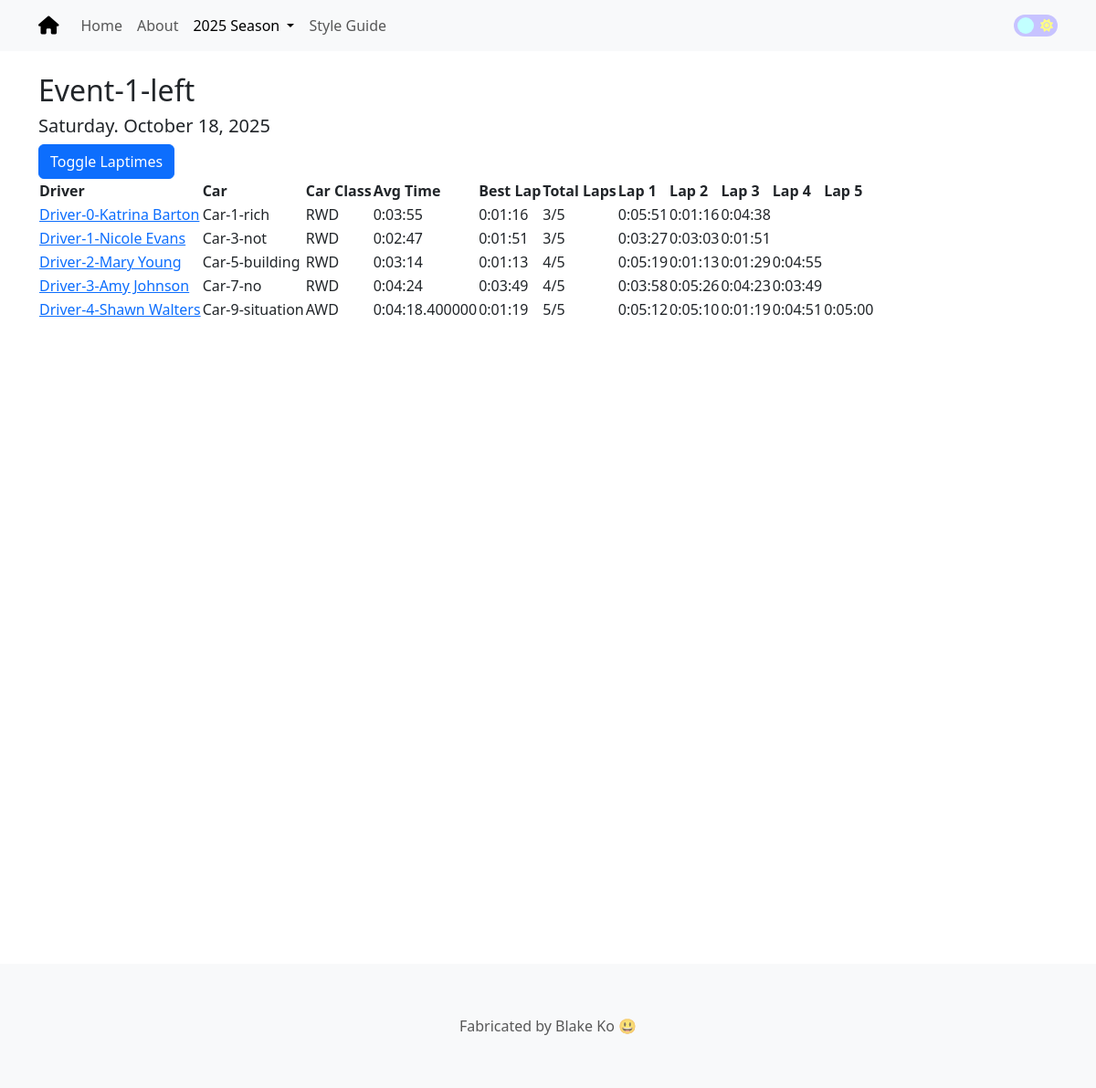
The page /event/2025/2 on the database its author committed.
### app/models.py (models this page shows, shortened)
class Event(db.Model):
    id:             so.Mapped[int] = so.mapped_column(primary_key=True)
    event_name:     so.Mapped[str] = so.mapped_column(sa.String(64), index=True, unique=True)
    event_date:     so.Mapped[datetime.date] = so.mapped_column(sa.Date, index=True)
    event_type_id:  so.Mapped[int] = so.mapped_column(sa.ForeignKey('event_type.id'), index=True)
    season_id:      so.Mapped[int] = so.mapped_column(sa.ForeignKey('season.id'), index=True)
    event_type:     so.Mapped["EventType"] = so.relationship("EventType", back_populates="events")
    season:         so.Mapped["Season"] = so.relationship("Season", back_populates="events")
    driver_events:  so.Mapped[list["DriverEvent"]] = so.relationship("DriverEvent", back_populates="event")

class DriverEvent(db.Model):
    __table_args__ = (sa.UniqueConstraint('driver_id', 'event_id', 'car_id', name='unique_driver_event'),)
    id:         so.Mapped[int] = so.mapped_column(primary_key=True)
    driver_id:  so.Mapped[int] = so.mapped_column(sa.ForeignKey('driver.id'), index=True)
    event_id:   so.Mapped[int] = so.mapped_column(sa.ForeignKey('event.id'), index=True)
    car_id:     so.Mapped[int] = so.mapped_column(sa.ForeignKey('car.id'), index=True)
    driver:     so.Mapped["Driver"] = so.relationship("Driver", back_populates="driver_events")
    event:      so.Mapped["Event"] = so.relationship("Event", back_populates="driver_events")
    car:        so.Mapped["Car"] = so.relationship("Car", back_populates="driver_events")
    laptimes:           so.Mapped[list["Laptime"]] = so.relationship("Laptime", back_populates="driver_event")
    driver_event_stats: so.Mapped[Optional["DriverEventStats"]] = so.relationship("DriverEventStats", back_populates="driver_event")

class Driver(db.Model):
    id:             so.Mapped[int] = so.mapped_column(primary_key=True)
    driver_name:    so.Mapped[str] = so.mapped_column(sa.String(64), index=True, unique=True)
    driver_events:  so.Mapped[list["DriverEvent"]] = so.relationship("DriverEvent", back_populates="driver")
    def get_slug(self):
        return slugify(self.driver_name)

class Car(db.Model):
    __table_args__ = (sa.UniqueConstraint('car_name', 'car_class', name='unique_car'),)
    id:         so.Mapped[int] = so.mapped_column(primary_key=True)
    car_name:   so.Mapped[str] = so.mapped_column(sa.String(64), index=True)
    car_class:  so.Mapped[str] = so.mapped_column(sa.String(64), index=True)
    driver_events: so.Mapped[list["DriverEvent"]] = so.relationship("DriverEvent", back_populates="car")

class DriverEventStats(db.Model):
    id:                 so.Mapped[int] = so.mapped_column(primary_key=True)
    driver_event_id:    so.Mapped[int] = so.mapped_column(sa.ForeignKey('driver_event.id'), unique=True, index=True)
    fastest_lap:        so.Mapped[Optional[datetime.timedelta]] = so.mapped_column(sa.Interval)
    average_lap:        so.Mapped[Optional[datetime.timedelta]] = so.mapped_column(sa.Interval)
    total_laps:         so.Mapped[int] = so.mapped_column(sa.Integer, index=True)
    driver_event:       so.Mapped["DriverEvent"] = so.relationship("DriverEvent", back_populates="driver_event_stats")

class Laptime(db.Model):
    id:                 so.Mapped[int] = so.mapped_column(primary_key=True)
    driver_event_id:    so.Mapped[int] = so.mapped_column(sa.ForeignKey('driver_event.id'))
    laptime:            so.Mapped[datetime.timedelta] = so.mapped_column(sa.Interval)
    run_number:         so.Mapped[int] = so.mapped_column(sa.Integer, index=True)
    driver_event:       so.Mapped["DriverEvent"] = so.relationship("DriverEvent", back_populates="laptimes")

### app/routes.py (the view)
@app.route('/event/<int:year>/<int:event_id>')
def event(year, event_id):
    event = db.first_or_404(sa.select(Event).where(Event.id == event_id, sa.extract('year', Event.event_date) == year))
    event_max_laps = get_driver_event_stats_with_most_laps(event_id)
    return render_template('event.html', event=event, event_max_laps=event_max_laps)

### app/context_globals.py (called while the page is built)
@app.context_processor
def inject_globals():
    drivers = db.session.scalars(sa.select(Driver)).all()
    events = db.session.scalars(sa.select(Event)).all()
    return {
        'drivers': drivers,
        'events': events
    }

### app/db_query_helpers.py (called while the page is built)
def get_driver_event_stats_with_most_laps(event_id):
    query = (
        db.session.query(DriverEventStats)
        .join(DriverEvent, DriverEventStats.driver_event_id == DriverEvent.id)
        .filter(DriverEvent.event_id == event_id)
        .order_by(desc(DriverEventStats.total_laps))
        .first()
    )
    return query.total_laps if query else None

### app/templates/event.html
{% extends "base.html" %}
{% block content %}
    <h2>{{ event.event_name }}</h2>
    <h5>{{ event.event_date.strftime('%A') }}. {{ event.event_date.strftime('%B') }} {{ event.event_date.strftime('%d')}}, {{ event.event_date.strftime('%Y') }}</h5>
    <button class="btn btn-primary" type="button" onclick="toggleColumn('laptimes-column')">
        Toggle Laptimes
    </button>
    <table class="my-event-bootstrap-table">
        <thead>
            <tr>
                <th data-field="my-driver" data-sortable="true">Driver</th>
                <th data-field="my-car" data-sortable="true">Car</th>
                <th data-sortable="true">Car Class</th>
                <th data-sortable="true">Avg Time</th>
                <th data-sortable="true">Best Lap</th>
                <th data-sortable="true">Total Laps</th>
                {% for i in range(event_max_laps) %}
                <th class="laptimes-column" data-sortable="true">Lap {{ i + 1 }}</th>
                {% endfor %}
            </tr>
        </thead>
        <tbody>
            {% for driver_event in event.driver_events %}
            <tr>
                <td><a href="{{ url_for('driver', driver_id=driver_event.driver.id, slug=driver_event.driver.get_slug()) }}">{{ driver_event.driver.driver_name }}</a></td>
                <td>{{ driver_event.car.car_name }}</td>
                <td>{{ driver_event.car.car_class }}</td>
                <td>{{ driver_event.driver_event_stats.average_lap }}</td>
                <td>{{ driver_event.driver_event_stats.fastest_lap }}</td>
                <td>{{ driver_event.driver_event_stats.total_laps }}/{{ event_max_laps }}</td>
                {% for laptime in driver_event.laptimes %}
                <td class="laptimes-column">{{ laptime.laptime }}</td>
                {% endfor %}
            </tr>
            {% endfor %}
        </tbody>
    </table>
{% endblock %}

### app/static/css/footer.css (style rules this page uses)
html, body { height: 100%; margin: 0; }

### rows shown on the page
Event: event_name "Event-1-left", event_date "Saturday", event_date "October", event_date "18", event_date "2025"
DriverEvent: driver.driver_name "Driver-0-Katrina Barton", car.car_name "Car-1-rich", car.car_class "RWD", driver_event_stats.average_lap "0:03:55", driver_event_stats.fastest_lap "0:01:16", driver_event_stats.total_laps "3", event_max_laps "5"
Laptime: laptime "0:05:51"
Laptime: laptime "0:01:16"
Laptime: laptime "0:04:38"
DriverEvent: driver.driver_name "Driver-1-Nicole Evans", car.car_name "Car-3-not", car.car_class "RWD", driver_event_stats.average_lap "0:02:47", driver_event_stats.fastest_lap "0:01:51", driver_event_stats.total_laps "3", event_max_laps "5"
Laptime: laptime "0:03:27"
Laptime: laptime "0:03:03"
Laptime: laptime "0:01:51"
DriverEvent: driver.driver_name "Driver-2-Mary Young", car.car_name "Car-5-building", car.car_class "RWD", driver_event_stats.average_lap "0:03:14", driver_event_stats.fastest_lap "0:01:13", driver_event_stats.total_laps "4", event_max_laps "5"
Laptime: laptime "0:05:19"
Laptime: laptime "0:01:13"
Laptime: laptime "0:01:29"
Laptime: laptime "0:04:55"
DriverEvent: driver.driver_name "Driver-3-Amy Johnson", car.car_name "Car-7-no", car.car_class "RWD", driver_event_stats.average_lap "0:04:24", driver_event_stats.fastest_lap "0:03:49", driver_event_stats.total_laps "4", event_max_laps "5"
Laptime: laptime "0:03:58"
Laptime: laptime "0:05:26"
Laptime: laptime "0:04:23"
Laptime: laptime "0:03:49"
DriverEvent: driver.driver_name "Driver-4-Shawn Walters", car.car_name "Car-9-situation", car.car_class "AWD", driver_event_stats.average_lap "0:04:18.400000", driver_event_stats.fastest_lap "0:01:19", driver_event_stats.total_laps "5", driver "5"
Laptime: laptime "0:05:12"
Laptime: laptime "0:05:10"
Laptime: laptime "0:01:19"
Laptime: laptime "0:04:51"
Laptime: laptime "0:05:00"

### other values the page prints
{{ i + 1 }} "1" "2" "3" "4" "5"
